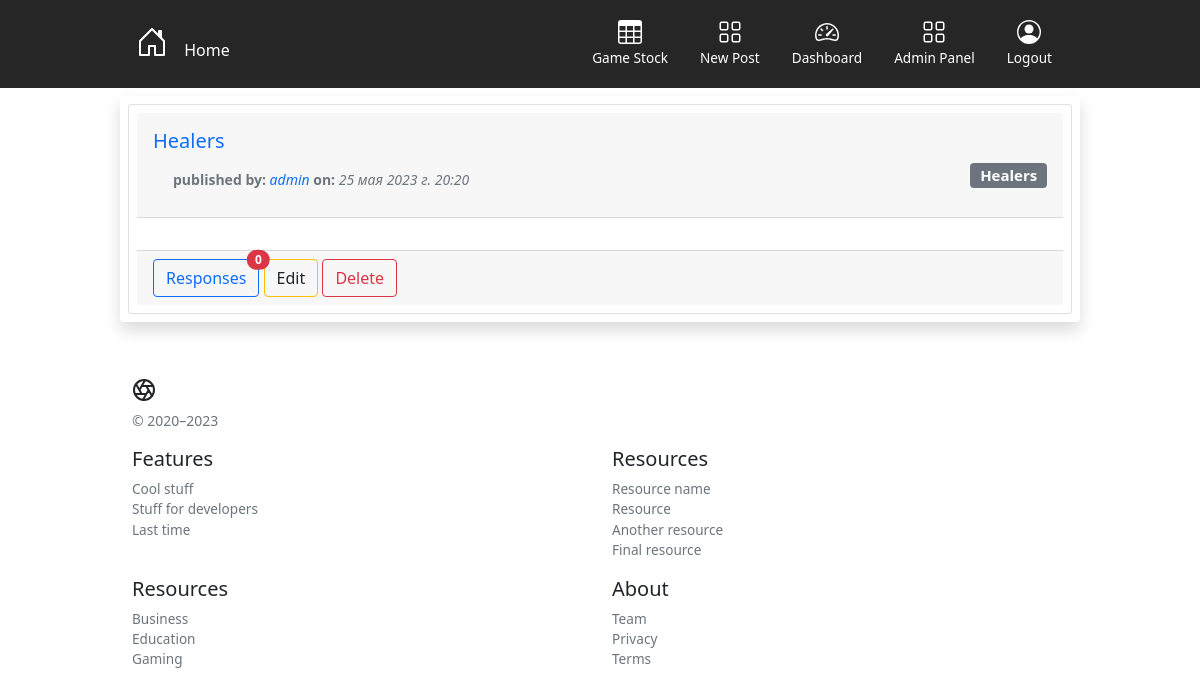
Page /board/category/Healers (signed in) on the committed database.
### board/models.py (models this page shows, shortened)
class Post(models.Model):
    title = models.CharField('Title', max_length=100)
    category = models.ForeignKey('Category', on_delete=models.CASCADE, verbose_name='Category')
    author = models.ForeignKey(User, on_delete=models.CASCADE, verbose_name='Author')
    datetime = models.DateTimeField(auto_now_add=True)

class Category(models.Model):
    name = models.CharField(max_length=20)
    def __str__(self):
        return f'{self.name}'

### board/views.py (the view)
# urls.py: path('category/<slug:name>', CategoryView.as_view(), name='category'),
class CategoryView(ListView):
    def get(self, request, *args, **kwargs):
      category = Category.objects.get(name=kwargs['name'])
      qs = Post.objects.order_by('datetime').filter(category=category)
      context = {
          'category': category,
          'posts': qs,
      }
      return render(request, 'board/category_list.html', context)

### board/templates/board/category_list.html (shortened to what this page needs)
{% extends 'board/base.html' %}
{% block content %}
{% for post in posts %}
<div class="container">
  {%include "includes/post_layout.html"%}
</div>
{%endfor%}
{% endblock content %}

### board/templates/includes/post_layout.html (shortened to what this page needs)
<div class="row p-2 my-2 shadow bg-body rounded">
  <div class="card p-2">
    <div class="card-header">
      <h3 class="card-title">
        <a class="navbar-brand" href="{% url 'board:post_detail' post.pk %}">
          {{ post.title }}
        </a>
      </h3>
      <a class="navbar-brand" href="{% url 'board:category' post.category.name %}">
        <span class="badge bg-secondary float-end">{{ post.category }}</span>
      </a>
      <small class="text-muted ms-1">
        <b>
          published by:
        </b>
        <a href="{% url 'board:by_author' post.author %}">
          <span class="fst-italic">{{ post.author }}</span>
        </a>
        <b>
          on:
        </b>
        <span class="fst-italic">
          {{ post.datetime}}
        </span>
      </small>
    </div>
    <div class="card-body">
    </div>
    <div class="card-footer">
      {% if user.is_authenticated and post in user.post_set.all %}
      <a class="text-decoration-none" href="{% url 'board:comments_list' post.pk %}">
        <button type="button" class="btn btn-outline-primary position-relative ">
          Responses
          <span class="position-absolute top-0 start-100 translate-middle badge rounded-pill bg-danger">
            {{ post.comment_set.all|length }}
          </span>
        </button>
      </a>
      <a class="text-decoration-none" href="{% url 'board:post_update' post.pk %}">
        <button class="btn btn-outline-warning text-dark">
          Edit
        </button>
      </a>
      <a href="{% url 'board:post_delete' post.pk %}">
        <button class="btn btn-outline-danger">
          Delete
        </button>
      </a>
      {% else %}
      <a class="text-decoration-none" href="{% url 'board:comment_create' post.pk %}">
        <button class="btn btn-outline-info">
          Respond
        </button>
      </a>
      {% endif %}
    </div>
  </div>
</div>

### board/templates/static/css/style.css (style rules this page uses)
.container { max-width: 960px; }
a { text-decoration: none !important; }

### rows in the picture
Post: title "Healers", category "Healers", author "admin", datetime "25 мая 2023 г. 20:20", comment_set.all|length "0"
